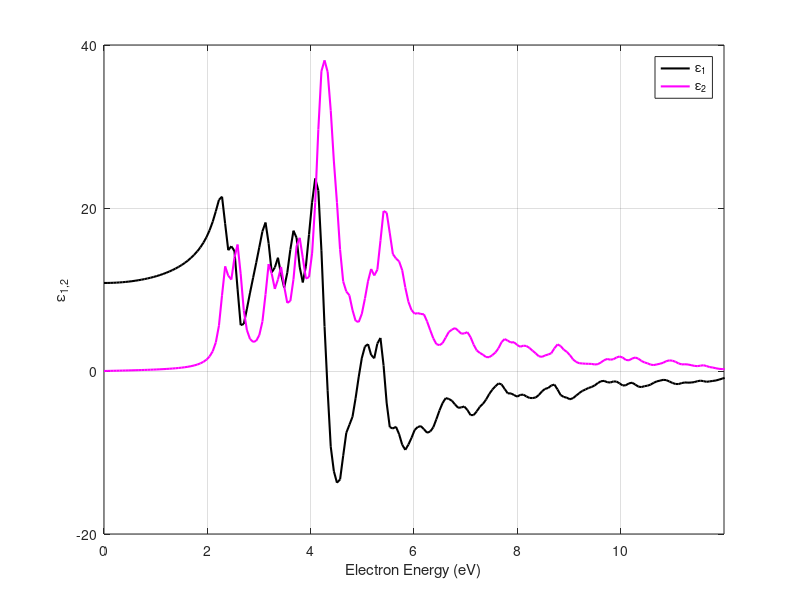

This chart was generated by the following MATLAB code:
clear all; clc;

epsi = load('epsi_gaas2mat.dat');
epsr = load('epsr_gaas2mat.dat');

clf; figure = figure(1)
plot(epsr(:,1),epsr(:,2),'k','linewidth',1.5); hold on
plot(epsi(:,1),epsi(:,2),'m','linewidth',1.5); hold on
set(gca,'xtick',[0:2:10],'ytick',[-20:20:40])
axis([0,12,-20,40])
xlabel('Electron Energy (eV)')
ylabel('\epsilon_{1,2}')
grid on
legend({'\epsilon_{1}','\epsilon_{2}'})

print('GaAs_epsilon','-dpng','-r300')